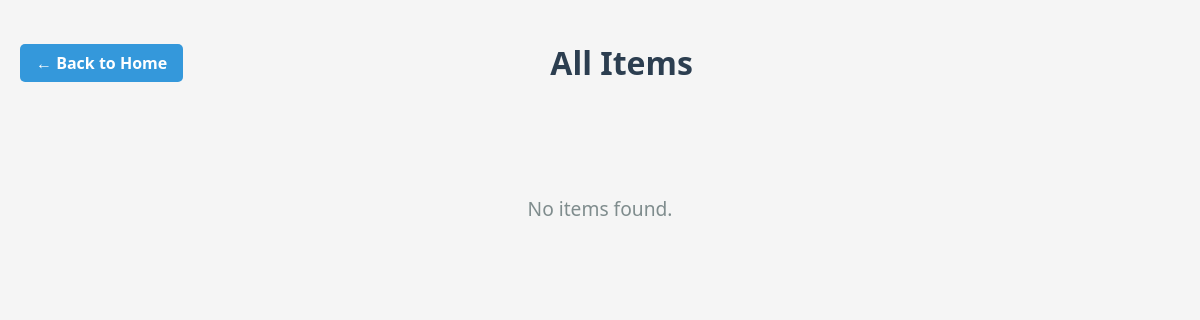
Before: /items/ with the older database file.
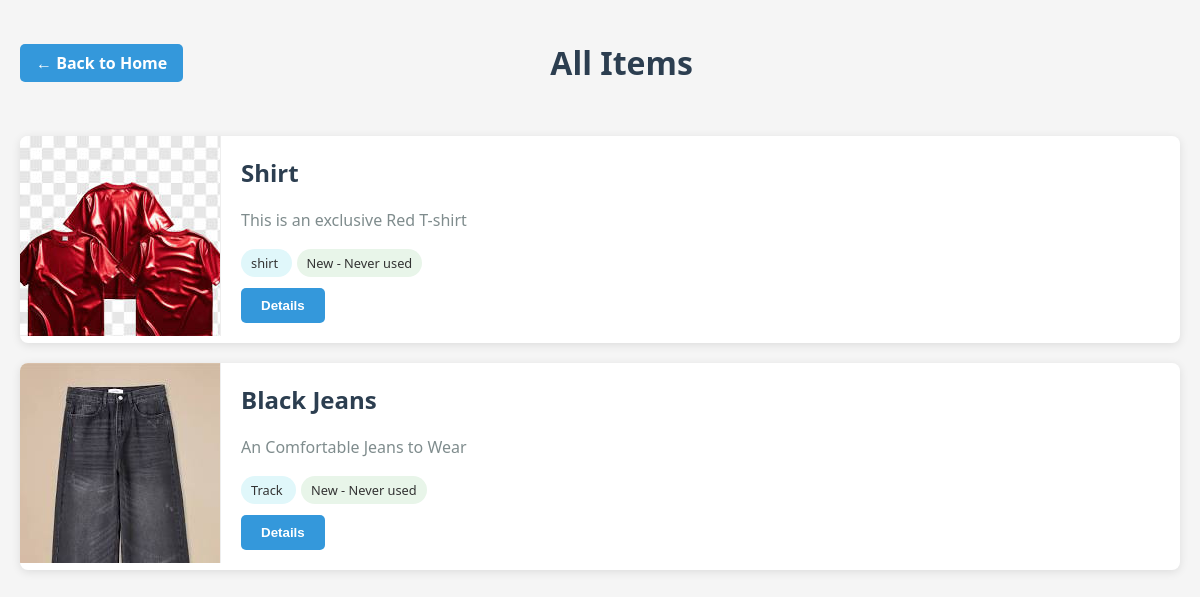
After: the same page with the newer database file.
### mainapp/models.py (models this page shows, shortened)
class Item(models.Model):
    CONDITION_CHOICES = [
        ('new', 'New - Never used'),
        ('like-new', 'Like New - Barely used'),
        ('good', 'Good - Some wear'),
        ('fair', 'Fair - Noticeable wear'),
        ('poor', 'Poor - Significant wear'),
    ]
    CATEGORY_CHOICES = [
        ('shirt','shirt'),
        ('t-shirt','t-shirt'),
        ('Track','Track'),
        ('Dress','Dress'),
    ]
    title = models.CharField(max_length=100)
    description = models.TextField()
    category = models.CharField(max_length=50, choices=CATEGORY_CHOICES)
    size = models.CharField(max_length=50)
    condition = models.CharField(max_length=20, choices=CONDITION_CHOICES)
    user = models.ForeignKey(User, on_delete=models.CASCADE)
    status = models.BooleanField(default=False)# False = Unavailable, True = Available
    points = models.IntegerField(null=True)
    uploaded_at = models.DateTimeField(auto_now_add=True)

class ItemImage(models.Model):
    user = models.ForeignKey(User, on_delete=models.CASCADE,null=True)
    item = models.ForeignKey(Item, on_delete=models.CASCADE, related_name='images')
    image = models.ImageField(upload_to='item_images/')

### mainapp/views.py (the view)
# urls.py: path('items/', views.list_item_view, name='item-list'),
def list_item_view(request):
    item_list = Item.objects.prefetch_related('images').all()
    paginator = Paginator(item_list, 12)  # Show 12 items per page
    page_number = request.GET.get('page')
    items = paginator.get_page(page_number)
    return render(request, "list_item.html", {'items': items})

### templates/list_item.html (shortened to what this page needs)
<!DOCTYPE html>
<html lang="en">
<head>
</head>
<body>
    <div class="header">
        <a href="{% url 'landing' %}" class="back-btn">← Back to Home</a>
        <h1 class="page-title">All Items</h1>
    </div>
    {% for item in items %}
    <div class="item-row">
        {% if item.images.all %}
            <img src="{{ item.images.first.image.url }}" alt="{{ item.title }}">
        {% else %}
            <img src="https://via.placeholder.com/200" alt="No image available">
        {% endif %}
        <div class="item-info">
            <h2>{{ item.title }}</h2>
            <p>{{ item.description|truncatechars:150 }}</p>
            <div style="margin-bottom: 15px;">
                <span style="background: #e0f7fa; padding: 5px 10px; border-radius: 20px; font-size: 0.8rem;">
                    {{ item.get_category_display }}
                </span>
                <span style="background: #e8f5e9; padding: 5px 10px; border-radius: 20px; font-size: 0.8rem; margin-left: 5px;">
                    {{ item.get_condition_display }}
                </span>
            </div>
            <a href="{% url 'item_detail' item.id %}">
                <button>Details</button>
            </a>
        </div>
    </div>
    {% empty %}
    <div class="no-items">
        <p>No items found.</p>
    </div>
    {% endfor %}
</body>
</html>

### templates/list_item.html (style rules this page uses)
body { font-family: 'Segoe UI', Tahoma, Geneva, Verdana, sans-serif; margin: 0; padding: 20px; background-color: #f5f5f5; color: #333; }
.header { display: flex; justify-content: space-between; align-items: center; margin-bottom: 30px; }
.page-title { text-align: center; color: #2c3e50; flex-grow: 1; }
.back-btn { background-color: #3498db; color: white; border: none; padding: 8px 16px; border-radius: 5px; cursor: pointer; font-weight: 600; transition: background-color 0.3s; text-decoration: none; display: inline-block; }
.item-row { display: flex; background: white; border-radius: 8px; box-shadow: 0 2px 10px rgba(0, 0, 0, 0.1); margin-bottom: 20px; overflow: hidden; transition: transform 0.3s ease, box-shadow 0.3s ease; }
.item-row img { width: 200px; height: 200px; object-fit: cover; border-right: 1px solid #eee; }
.item-info { padding: 20px; flex: 1; }
.item-info h2 { margin-top: 0; color: #2c3e50; }
.item-info p { color: #7f8c8d; margin-bottom: 20px; }
.item-info button { background-color: #3498db; color: white; border: none; padding: 10px 20px; border-radius: 5px; cursor: pointer; font-weight: 600; transition: background-color 0.3s; }

Changed rows visible on the page:
added Item: images.first.image (picture), title "Shirt", description "This is an exclusive Red T-shirt", category "shirt", condition "New - Never used"
added Item: images.first.image (picture), title "Black Jeans", description "An Comfortable Jeans to Wear", category "Track", condition "New - Never used"
Other visible differences:
text no longer shown: "No items found."
